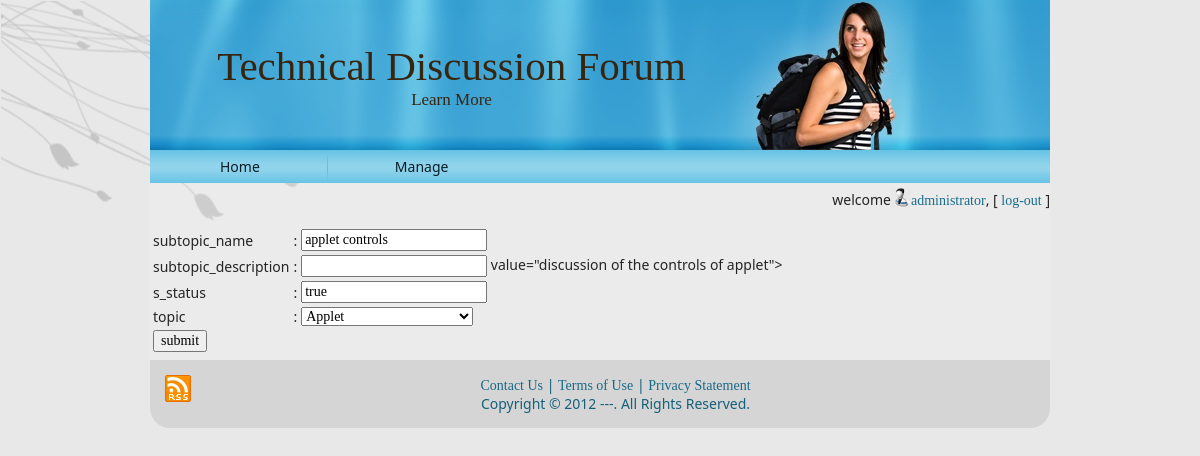
The page /admin/sedit.php?id=13 (signed in) on the database its author committed.
### tables this page shows
CREATE TABLE `subtopic` (
  `subtopic_id` int(11) NOT NULL,
  `subtopic_name` varchar(50) NOT NULL,
  `subtopic_description` varchar(500) NOT NULL,
  `s_status` varchar(20) NOT NULL,
  `topic_id` int(11) NOT NULL
);

### admin/utility.php (called while the page is built, shortened)
<?php
	function ExecuteQuery ($SQL)
	{
		$rows = mysql_query ($SQL);
		return $rows;
	}
?>

### admin/sedit.php (the view, shortened to what this page needs)
<?php session_start();
 require("utility.php");
 require("header.php");
$rows = ExecuteQuery ("SELECT topic_name, topic_id FROM Topic");
require("checkUser.php");
?>
<?php
$str = "SELECT * FROM subtopic WHERE subtopic_id='".$_GET['id']."'";
	$result =ExecuteQuery($str);
	$row = mysql_fetch_array($result);
	?>
       <form action="supdate.php" method="POST" onsubmit="return check(this)">
<link rel="stylesheet" type="text/css" href="css/bootstra">
<table>
<tr><td>subtopic_name</td><td>:</td><td><input type="text" name="sn"  value="<?php echo $row[
'subtopic_name']?>"><span id='a' style="color: red;"></span></td></tr><br/>
<tr><td>subtopic_description</td><td>:</td><td><input type="text" name="sd" > value="<?php echo $row['subtopic_description'] ?>"><span id='b' style="color: red;"></span></td></tr><br/>
<tr><td>s_status</td><td>:</td><td><input type="text" name="ss" value="<?php echo $row['s_status']?>"><span id='c' style="color: red;"></span></td></tr>
<tr><td>topic</td><td>:</td><td><select name="topic">
    	<?php
			while($row1=mysql_fetch_array($rows))
				if ($row1["topic_id"] == $row["topic_id"])
					echo "<option value='$row1[topic_id]' selected='selected'>$row1[topic_name]</option>";
				else
					echo "<option value='$row1[topic_id]'>$row1[topic_name]</option>";
		?>
    </select><span id='d' style="color: red;"></span>
</td></tr>
<tr><td><input type="submit" value="submit"></td></tr>
</table>
</form>
<?php require("footer.php");?>

### res/style.css (style rules this page uses)
body { margin: 0 auto; padding: 0; background-color: #E8E8E8; }
form { padding:0 !important; margin:0 !important; }
body { font-family: Georgia, "Times New Roman", Times, Serif; font-size: 14px; color: #242424; }
input, select { font-family: Georgia, "Times New Roman", Times, Serif; font-size: 14px; }

### rows shown on the page
subtopic: sn "applet controls", subtopic_description "discussion of the controls of applet", ss "true"

### other values the page prints
$_SESSION["fn"] "administrator"
form field topic "Applet"
